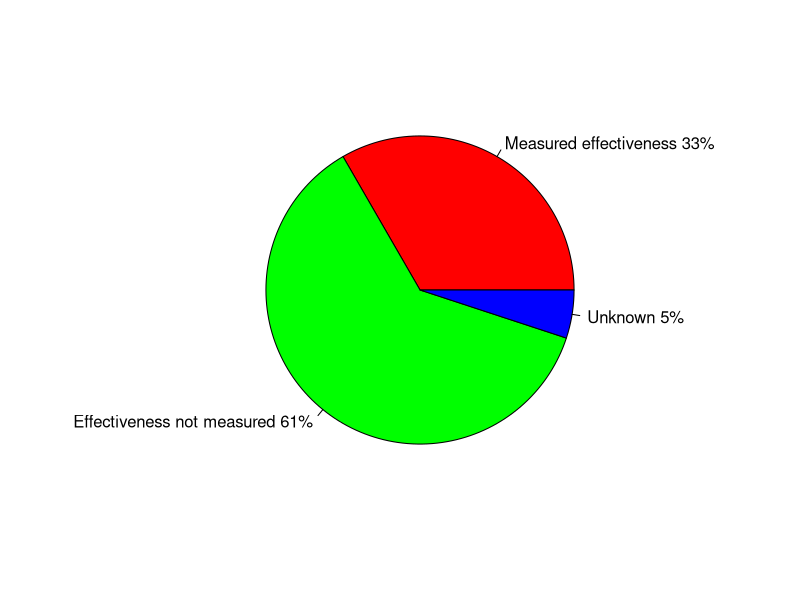

Source code (R):
slices <- c(33, 61,5)
lbls <- c("Measured effectiveness 33%", " Effectiveness not measured 61%", "Unknown 5%")


pie(slices, labels=lbls, col=rainbow(3))

